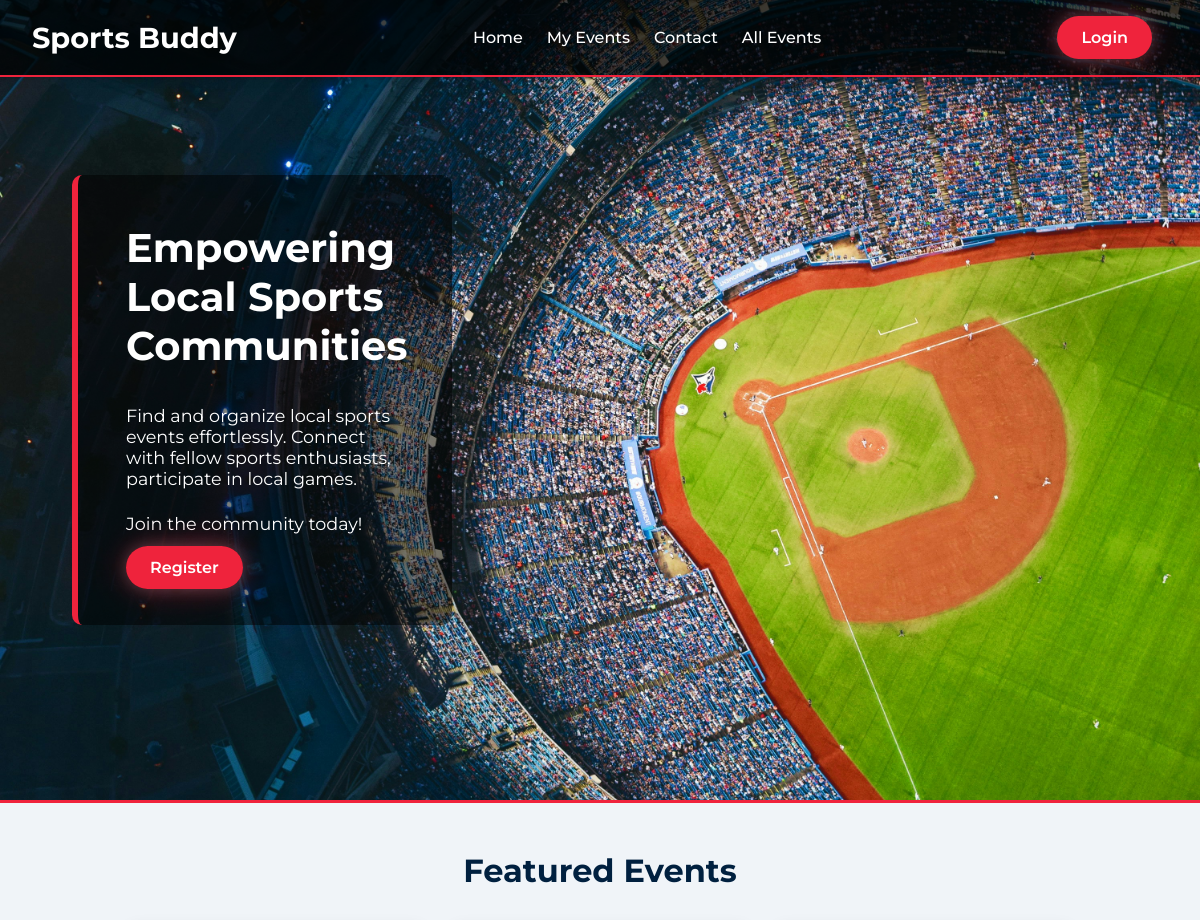
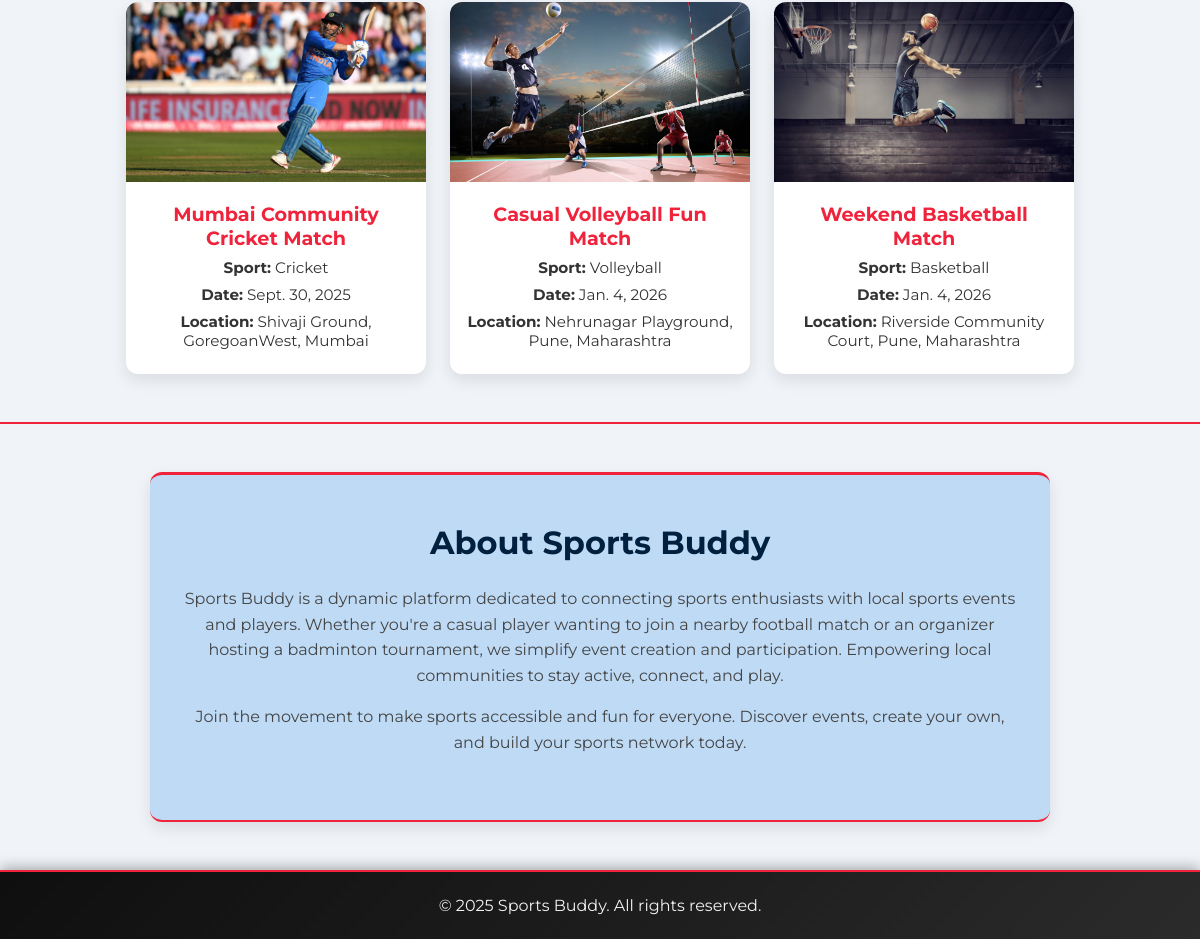
The page / on the database its author committed (2 pictures, top to bottom).
### events/models.py (models this page shows, shortened)
class Event(models.Model):
    SPORT_CHOICES = [
        ('Football', 'Football'),
        ('Cricket', 'Cricket'),
        ('Badminton', 'Badminton'),
        ('Basketball', 'Basketball'),
        ('Tennis', 'Tennis'),
        ('Volleyball', 'Volleyball'),
        ('Table Tennis', 'Table Tennis'),
        ('Running', 'Running'),
    ]
    sport_type = models.CharField(max_length=50, choices=SPORT_CHOICES)
    event_name = models.CharField(max_length=100)
    event_date = models.DateField()
    event_time = models.TimeField()
    event_location = models.CharField(max_length=100)
    total_players = models.PositiveIntegerField()
    event_description = models.TextField(blank=True)
    organizer = models.ForeignKey(User, on_delete=models.CASCADE, null=True, blank=True)

### events/views.py (the view)
# urls.py: path('', views.home, name='home'),
def home(request):
    featured_events = Event.objects.filter(event_date__gte=date.today()).order_by('event_date')[:3]
    return render(request, 'events/index.html', {'featured_events': featured_events})

### events/templates/events/index.html (shortened to what this page needs)
{% load static %}
<!DOCTYPE html>
<html lang="en">
<head>
  <link rel="stylesheet" href="{% static 'events/css/style.css' %}" />
</head>
<body>
  <header>
    <nav class="navbar">
      <div class="branding">Sports Buddy</div>
      <ul class="nav-links">
        <li><a href="{% url 'home' %}">Home</a></li>
        {% if user.is_authenticated %}
          <li><a href="{% url 'my_events' %}">My Events</a></li>
        {% else %}
          <li><a href="{% url 'user_login' %}">My Events</a></li>
        {% endif %}
        <li><a href="{% url 'contact' %}">Contact</a></li>
        <li><a href="{% url 'events' %}">All Events</a></li>
      </ul>
      <a href="{% url 'user_login' %}" class="btn">Login</a>
    </nav>
  </header>
  <section class="background">
    <div class="hero-overlay">
      <h1>Empowering Local Sports Communities</h1><br>
      <p>Find and organize local sports events effortlessly. Connect with fellow sports enthusiasts, participate in local games.</p>
      <p>Join the community today!</p>
      <a href="{% url 'register' %}" class="btn">Register</a>
    </div>
  </section>
  <section class="featured-events-section">
      <h2>Featured Events</h2>
      <div class="featured-events-grid">
          {% for event in featured_events %}
          <div class="featured-event-card">
              <div class="featured-event-image">
                  {% if event.sport_type == 'Football' %}
                      <img src="{% static 'events/images/football.jpg' %}" alt="Football">
                  {% elif event.sport_type == 'Cricket' %}
                      <img src="{% static 'events/images/cricket.jpg' %}" alt="Cricket">
                  {% elif event.sport_type == 'Basketball' %}
                      <img src="{% static 'events/images/basketball.jpg' %}" alt="Basketball">
                  {% elif event.sport_type == 'Badminton' %}
                      <img src="{% static 'events/images/badminton.jpg' %}" alt="Badminton">
                  {% elif event.sport_type == 'Tennis' %}
                      <img src="{% static 'events/images/tennis.jpg' %}" alt="Tennis">
                  {% elif event.sport_type == 'Volleyball' %}
                      <img src="{% static 'events/images/volleyball.jpg' %}" alt="Volleyball">
                  {% elif event.sport_type == 'Table Tennis' %}
                      <img src="{% static 'events/images/tabletennis.jpg' %}" alt="Table Tennis">
                  {% elif event.sport_type == 'Running' %}
                      <img src="{% static 'events/images/running.jpg' %}" alt="Running">
                  {% else %}
                      <img src="{% static 'events/images/bg2.jpg' %}" alt="Event">
                  {% endif %}
              </div>
              <div class="featured-event-details">
                  <h3>{{ event.event_name }}</h3>
                  <p><strong>Sport:</strong> {{ event.sport_type }}</p>
                  <p><strong>Date:</strong> {{ event.event_date }}</p>
                  <p><strong>Location:</strong> {{ event.event_location }}</p>
              </div>
          </div>
          {% empty %}
          <p>No featured events available right now.</p>
          {% endfor %}
      </div>
  </section>
  <section class="about-us-section">
      <h2>About Sports Buddy</h2>
      <p>
          Sports Buddy is a dynamic platform dedicated to connecting sports enthusiasts with local sports events and players.
          Whether you're a casual player wanting to join a nearby football match or an organizer hosting a badminton tournament,
          we simplify event creation and participation. Empowering local communities to stay active, connect, and play.
      </p>
      <p>
          Join the movement to make sports accessible and fun for everyone. Discover events, create your own, and build your sports network today.
      </p>
  </section>
  <footer class="footer">
    <p>© 2025 Sports Buddy. All rights reserved.</p>
  </footer>
</body>
</html>

### events/static/events/css/style.css (style rules this page uses)
* { margin: 0; padding: 0; box-sizing: border-box; }
html { scroll-behavior: smooth; }
body { font-family: 'Montserrat', sans-serif; }
.background { background-image: url("../images/bg.jpg"); background-size: cover; background-position: center; height: 100vh; display: flex; align-items: center; justify-content: flex-start; padding-left: 6%; position: relative; }
.hero-overlay { background-color: rgba(0, 0, 0, 0.5); color: white; padding: 3rem; border-left: 6px solid #ef233c; border-radius: 10px; max-width: 380px; animation: fadeInLeft 1s ease forwards; }
.hero-overlay h1 { font-size: 2.5rem; margin-bottom: 1rem; }
.hero-overlay p { font-size: 1.1rem; margin-bottom: 1.5rem; }
.featured-events-section { background-color: #f0f4f8; padding: 3rem 2rem; text-align: center; border-top: 3px solid #ef233c; border-bottom: 2px solid #ef233c; }
.featured-events-section h2 { font-size: 2rem; margin-bottom: 2rem; color: #00203F; }
.featured-events-grid { display: flex; flex-wrap: wrap; justify-content: center; gap: 1.5rem; }
.featured-event-card { background-color: #ffffff; width: 300px; border-radius: 12px; box-shadow: 0 6px 16px rgba(0, 0, 0, 0.1); overflow: hidden; display: flex; flex-direction: column; transition: transform 0.3s ease; }
.featured-event-image img { width: 100%; height: 180px; object-fit: cover; }
.featured-event-details { padding: 1rem; }
.featured-event-details h3 { font-size: 1.2rem; color: #ef233c; margin-bottom: 0.5rem; }
.featured-event-details p { font-size: 0.95rem; color: #333; margin-bottom: 0.5rem; }
.about-us-section { background-color: #2a8ce740; padding: 3rem 2rem; text-align: center; border-top: 3px solid #ef233c; border-bottom: 2px solid #ef233c; border-radius: 12px; max-width: 900px; margin: 3rem auto; box-shadow: 0 6px 16px rgba(0, 0, 0, 0.1); }
.about-us-section h2 { font-size: 2rem; color: #00203F; margin-bottom: 1.5rem; }
.about-us-section p { font-size: 1rem; color: #444; line-height: 1.6; margin-bottom: 1rem; }
header { position: absolute; top: 0; width: 100%; background: rgba(0, 0, 0, 0.737); box-shadow: 0 -3px 12px rgba(0, 0, 0, 0.3); border-bottom: 2px solid #ef233c; padding: 1rem 2rem; z-index: 999; }
.navbar { display: flex; justify-content: space-between; align-items: center; }
.branding { font-size: 1.8rem; font-weight: bold; color: #fff; }
.nav-links { list-style: none; display: flex; gap: 1.5rem; }
.nav-links a { text-decoration: none; color: white; font-weight: 500; position: relative; }
.nav-links a::after { content: ""; position: absolute; width: 0%; height: 2px; left: 0; bottom: -4px; background-color: #ef233c; transition: 0.3s; }
.btn, .joinusbtn { background-color: #ef233c; color: white; padding: 0.75rem 1.5rem; font-size: 1rem; font-weight: 600; border: none; text-decoration: none; border-radius: 30px; margin-right: 1rem; cursor: pointer; box-shadow: 0 0 15px rgba(230, 227, 227, 0.2), 0 0 30px rgba(239, 35, 60, 0.4); }
.footer { background: linear-gradient(135deg, #0f0f0f, #1c1c1c, #2b2b2b); color: #f1f1f1; text-align: center; padding: 1.5rem 2rem; font-size: 1rem; box-shadow: 0 -3px 12px rgba(0, 0, 0, 0.3); border-top: 2px solid #ef233c; }
body { background-color: #f0f4f8; }

### rows shown on the page
Event: event_name "Mumbai Community Cricket Match", sport_type "Cricket", event_date "Sept. 30, 2025", event_location "Shivaji Ground, GoregoanWest, Mumbai"
Event: event_name "Casual Volleyball Fun Match", sport_type "Volleyball", event_date "Jan. 4, 2026", event_location "Nehrunagar Playground, Pune, Maharashtra"
Event: event_name "Weekend Basketball Match", sport_type "Basketball", event_date "Jan. 4, 2026", event_location "Riverside Community Court, Pune, Maharashtra"
